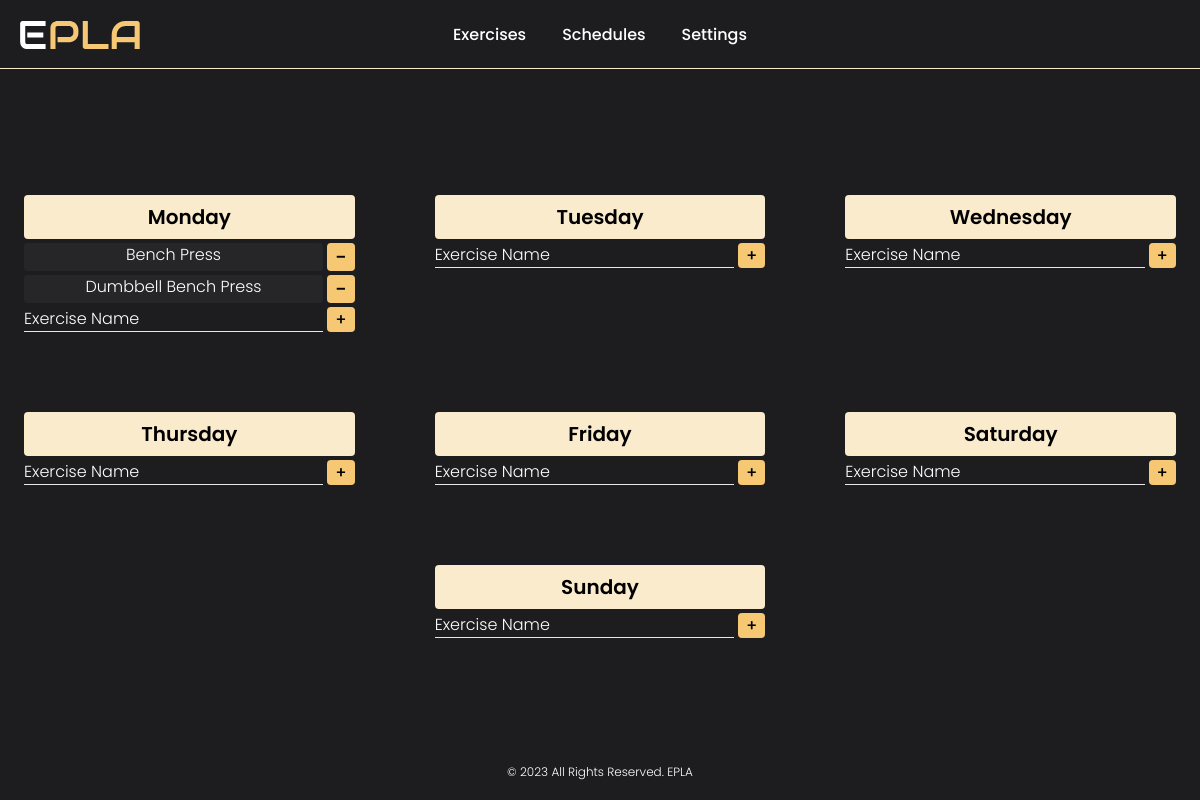
The app's page /schedules (signed in), older data.
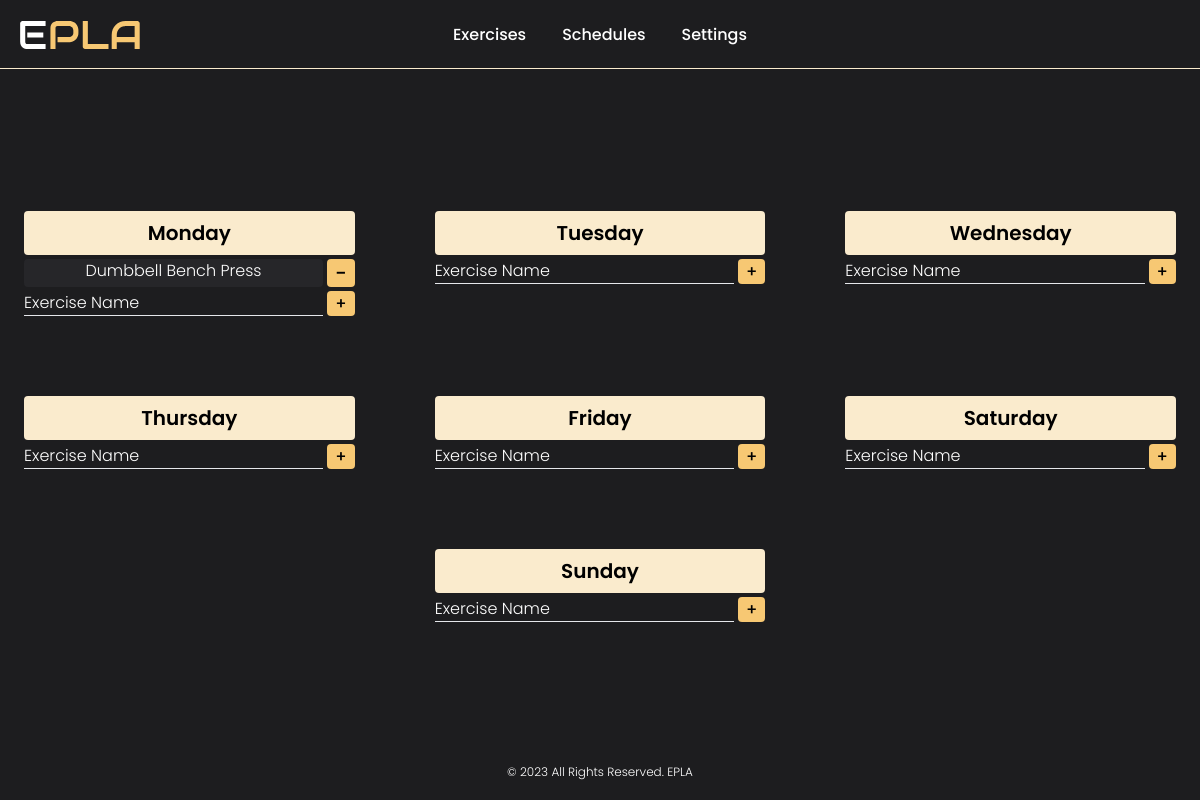
The same page, newer data.
### tables this page shows
CREATE TABLE exercises (
    id INTEGER,
    user_id INTEGER,
    exercise TEXT,
    PRIMARY KEY(id),
    FOREIGN KEY(user_id) REFERENCES users(id)
        ON UPDATE CASCADE
        ON DELETE CASCADE
);

### app.py (the view, shortened to what this page needs)
@app.route("/schedules", methods=["GET", "POST"])
@login_required
def schedules():
    exercises = {
        "monday": [],
        "tuesday": [],
        "wednesday": [],
        "thursday": [],
        "friday": [],
        "saturday": [],
        "sunday": [],
    }
    con, cur = database()
    for row in exercises:
        cur.execute("SELECT exercise_id FROM schedules WHERE user_id = (?) AND day = (?)", (session["user_id"], row))
        exercise_id = cur.fetchall()
        exercise_id = [id[0] for id in exercise_id]
        placeholders = ', '.join(['?' for _ in exercise_id])
        sql_query = f"SELECT exercise FROM exercises WHERE user_id = (?) AND id IN ({placeholders})"
        cur.execute(sql_query, (session["user_id"], *exercise_id))
        results = cur.fetchall()
        results = [item[0] for item in results]
        exercises[row].extend(results)
    cur.close()
    con.close()
    return render_template("add-change-schedules.html", exercises=exercises)

### app.py (called while the page is built)
@app.after_request
def after_request(response):
    response.headers["Cache-Control"] = "no-cache, no-store, must-revalidate"
    response.headers["Expires"] = 0
    response.headers["Pragma"] = "no-cache"
    return response

### helpers.py (called while the page is built)
def login_required(f):
    @wraps(f)
    def decorated_function(*args, **kwargs):
        if session.get("user_id") is None:
            return redirect("/login")
        return f(*args, **kwargs)
    return decorated_function

def database(db="database.db"):
    con = sqlite3.connect(db)
    cur = con.cursor()
    cur.execute("PRAGMA foreign_keys = 1")
    return con, cur

### templates/add-change-schedules.html (shortened to what this page needs)
{% extends "layout.html" %}
{% block main %}
    <div class="space-y-10 md:space-y-0 md:grid md:grid-cols-2 lg:grid-cols-3 md:gap-20">
        {% for day in exercises %}
            <div class="{% if day == 'sunday' %} col-start-2 {% endif %} space-y-1">
                <h1 class="p-2 text-xl font-semibold text-center text-black rounded bg-yellow-2">{{ day|title }}</h1>
                {% for exercise in exercises[day] %}
                    <form action="/schedules" method="post" class="flex">
                        <p class="w-full px-2 mr-1 font-light text-center text-white rounded bg-default-3">{{ exercise|title }}</p>
                        <button type="submit" class="px-2 text-xl duration-300 rounded bg-yellow-1 hover:bg-yellow-2">-</button>
                    </form>
                {% endfor %}
                <form action="/schedules" method="post">
                    <div class="flex gap-1">
                        <input type="text" name="exercise" placeholder="Exercise Name" required class="w-full font-light text-white placeholder-white bg-transparent border-b outline-none caret-yellow-2">
                        <button type="submit" class="px-2 duration-300 rounded bg-yellow-1 hover:bg-yellow-2">+</button>
                    </div>
                </form>
            </div>
        {% endfor %}
    </div>
{% endblock %}

### templates/layout.html (shortened to what this page needs)
<!DOCTYPE html>
<html lang="en">
    <head>
        <script src="https://cdn.tailwindcss.com"></script>
        <link href="/static/css/styles.css" rel="stylesheet">
    </head>
    <body class="flex flex-col justify-between min-h-screen font-medium bg-default-1 font-default">
        <nav name="navbar" id="navbar" class="sticky top-0 z-30 flex items-center p-5 md:relative">
            <a name="logo" id="logo" href="/" class="z-10">
                <img src="/static/images/EPLA.svg">
            </a>
            <div class="absolute right-0 hidden w-full md:block">
                {% if session["user_id"] %}
                    <ul class="flex items-center justify-center space-x-5">
                        <li><a href="/exercises" class="p-2 text-white duration-300 rounded hover:bg-yellow-1 hover:text-black">Exercises</a></li>
                        <details name="schedules" id="schedules" class="space-y-1">
                            <summary class="p-2 text-white duration-300 rounded cursor-pointer hover:bg-yellow-1 hover:text-black">Schedules</summary>
                        </details>
                        <li><a href="/settings" class="p-2 text-white duration-300 rounded hover:bg-yellow-1 hover:text-black">Settings</a></li>
                    </ul>
                {% else %}
                    <ul class="flex items-center justify-end mr-5 space-x-10">
                        <li><a href="/login" class="text-white">Login</a></li>
                        <li class="duration-300 hover:scale-105"><a href="/register" class="px-5 duration-300 rounded-md shadow-md bg-yellow-1 hover:bg-yellow-2">Register</a></li>
                    </ul>
                {% endif %}
            </div>
            <hr class="absolute bottom-0 left-0 w-full border-yellow-2">
        </nav>
        <main class="flex justify-center m-6">
            {% block main %}{% endblock %}
        </main>
        <footer class="z-10 flex justify-center mb-5">
            <p class="text-xs font-light text-white">© 2023 All Rights Reserved. EPLA</p>
        </footer>
    </body>
</html>

### static/css/styles.css (style rules this page uses)
.font-default { font-family: 'Poppins', sans-serif; }
details summary { list-style-type: none; }

Row changes from the older to the newer data that the page shows:
removed exercises: exercise "Bench Press"
